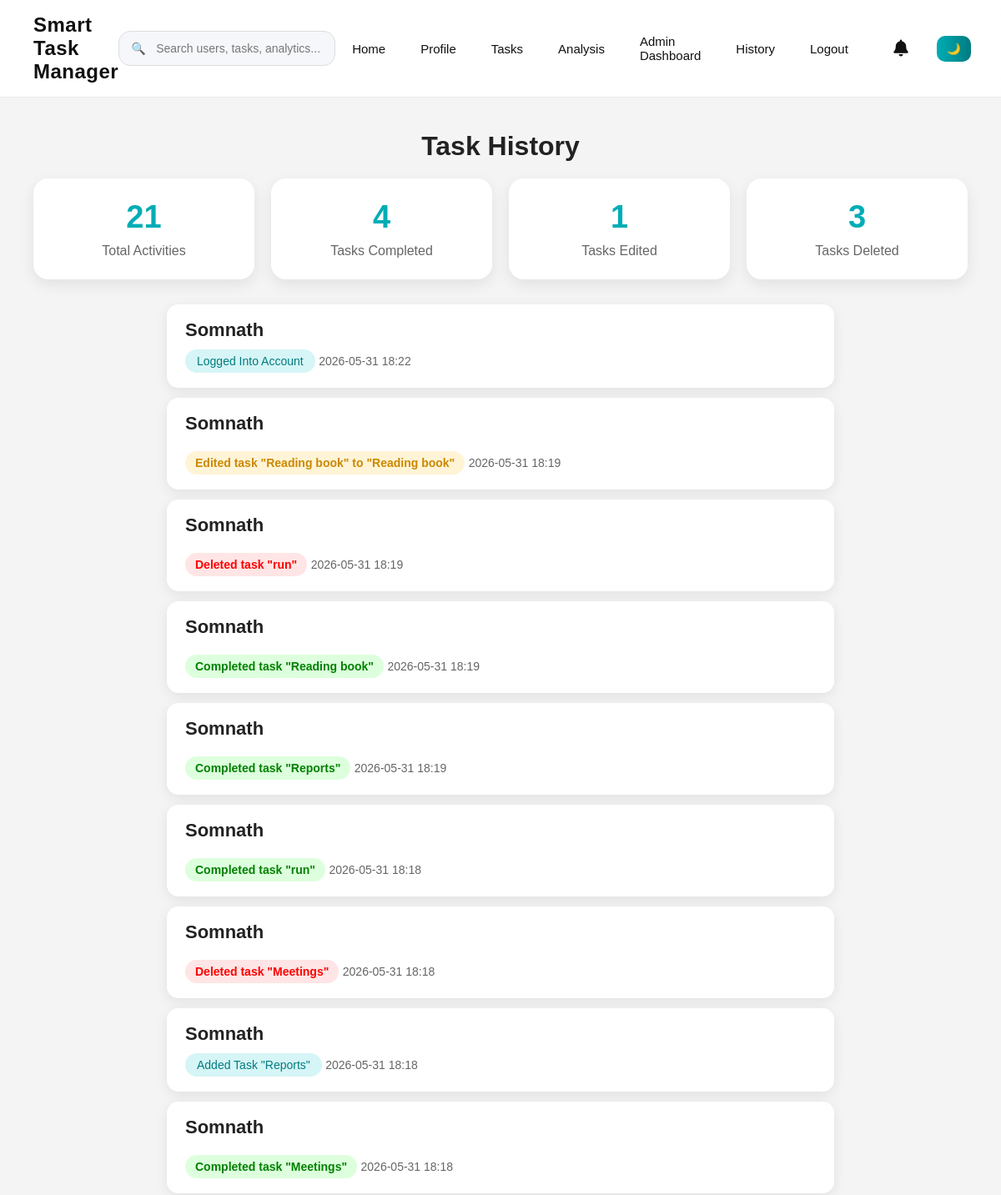
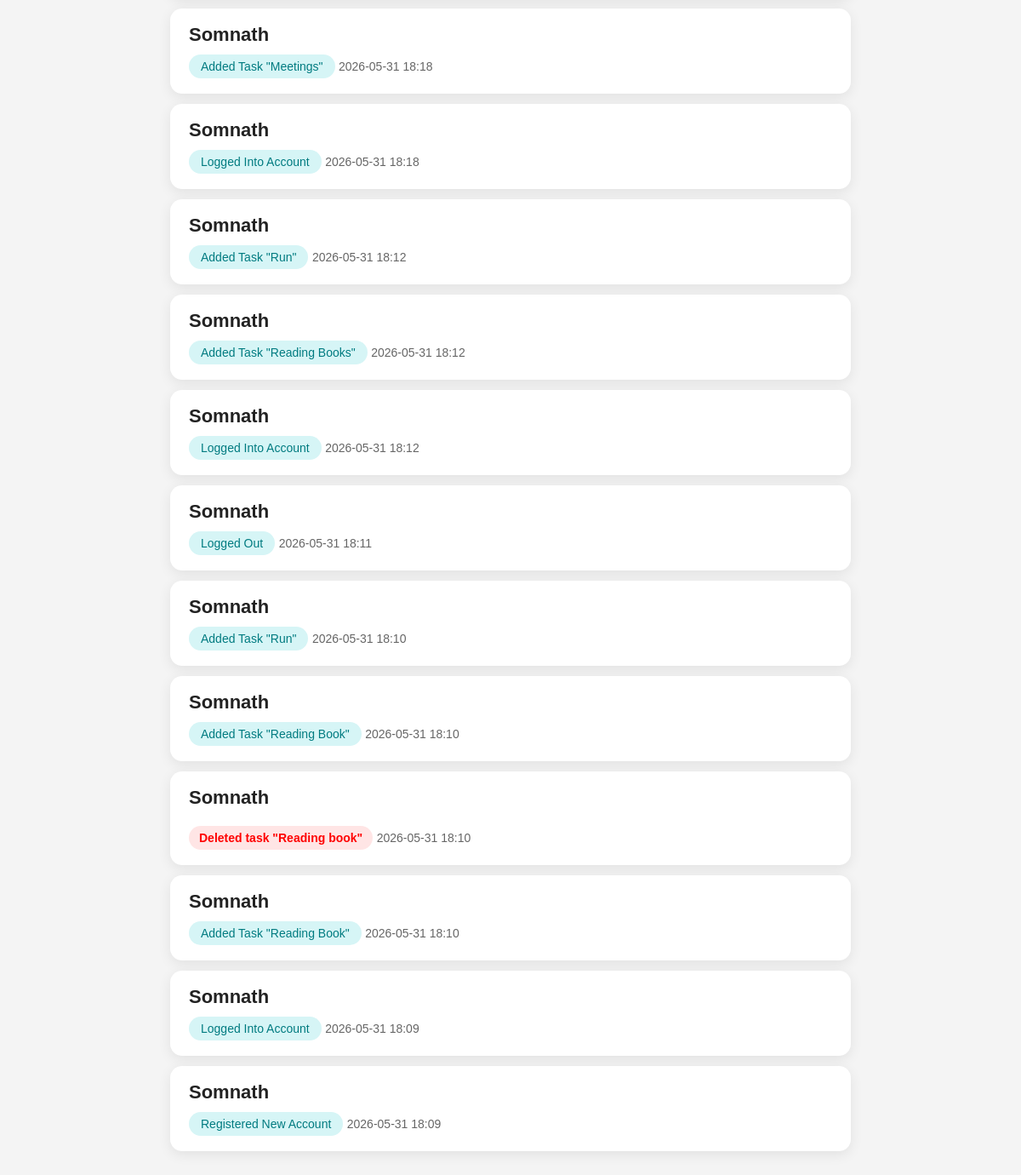
Screenshot of /history (signed in) with the database file from the repository (2 pictures, top to bottom).
### tables this page shows
CREATE TABLE history (
    id INTEGER PRIMARY KEY AUTOINCREMENT,
    username TEXT,
    action TEXT,
    created_at TEXT
);

### app.py (the view, shortened to what this page needs)
@app.route('/history')
def history():
    if 'user' not in session:
        return redirect('/login')
    conn = sqlite3.connect("data.db")
    c = conn.cursor()
    if session.get('role') == 'admin':
        c.execute("""
            SELECT username, action, created_at
            FROM history
            ORDER BY id DESC
        """)
    history_data = c.fetchall()
    total_logs = len(history_data)
    completed_count = len([
        x for x in history_data
        if "Completed" in x[1]
        ])
    deleted_count = len([
        x for x in history_data
        if "Deleted" in x[1]
        ])
    conn.close()
    edited_count = len([
        x for x in history_data
        if "Edited task" in x[1]
        ])
    return render_template(
    "history.html",
    history_data=history_data,
    total_logs=total_logs,
    completed_count=completed_count,
    deleted_count=deleted_count,
    edited_count=edited_count
)

### app.py (called while the page is built)
@app.context_processor
def notification_count():
    if 'user' not in session:
        return dict(unread_count=0)
    conn = sqlite3.connect("data.db")
    c = conn.cursor()
    c.execute("""
        SELECT COUNT(*)
        FROM notifications
        WHERE username=?
        AND is_read=0
    """, (session['user'],))
    count = c.fetchone()[0]
    conn.close()
    return dict(unread_count=count)

### templates/history.html
{% extends "base.html" %}
{% block content %}
<div class="tasks-page">
    <h1>Task History</h1>
    <div class="history-stats">
        <div class="history-stat-card">
            <h2>{{ total_logs }}</h2>
            <p>Total Activities</p>
        </div>
        <div class="history-stat-card">
            <h2>{{ completed_count }}</h2>
            <p>Tasks Completed</p>
        </div>
        <div class="history-stat-card">
            <h2>{{ edited_count }}</h2>
            <p>Tasks Edited</p>
        </div>
        <div class="history-stat-card">
            <h2>{{ deleted_count }}</h2>
            <p>Tasks Deleted</p>
        </div>
    </div>
    <div class="history-container">
        {% for item in history_data %}
        <div class="history-item">
            <div class="task-left">
                <h3>{{ item[0] }}</h3>
                <p class="
    {% if 'Completed' in item[1] %}completed-badge
    {% elif 'Deleted' in item[1] %}overdue-badge
    {% elif 'Edited' in item[1] %}pending-badge
    {% else %}role-badge
    {% endif %}
">
                    {{ item[1] }}
                </p>
                <small>{{ item[2] }}</small>
            </div>
        </div>
        {% endfor %}
    </div>
</div>
{% endblock %}

### templates/base.html (shortened to what this page needs)
<!DOCTYPE html>
<html lang="en">
<head>
    <link rel="stylesheet" href="{{ url_for('static', filename='style.css') }}">
    <link rel="stylesheet" href="https://cdnjs.cloudflare.com/ajax/libs/font-awesome/6.5.1/css/all.min.css">
</head>
<body>
    <nav>
        <div class="logo">
            Smart Task Manager
        </div>
        {% if session.get('user') %}
        <form action="/search" method="GET" class="navbar-search">
            <span class="search-icon">🔍</span>
            {% if session.get('role') == 'admin' %}
            <input type="text" name="query" class="navbar-search-input" placeholder="Search users, tasks, analytics..."
                required>
            {% else %}
            <input type="text" name="query" class="navbar-search-input" placeholder="Search tasks, reports..." required>
            {% endif %}
        </form>
        {% endif %}
        <div class="nav-links">
            <a href="/">Home</a>
            {% if session.get('user') %}
            <a href="/profile">Profile</a>
            <a href="/tasks">Tasks</a>
            <a href="/weekly-report">Analysis</a>
            {% if session.get('role') == 'admin' %}
            <a href="/admin">
                Admin Dashboard
            </a>
            {% endif %}
            <a href="/history">History</a>
            <a href="/logout">Logout</a>
            <div class="notification-menu">
                <a href="{{ url_for('notifications') }}" class="notification-link">
                    <i class="fa-solid fa-bell"></i>
                </a>
            </div>
            {% else %}
            <a href="/login">Login</a>
            <a href="/register">Register</a>
            {% endif %}
            <button id="darkToggle" class="dark-btn">🌙</button>
        </div>
    </nav>
    {% block content %}{% endblock %}
</body>
</html>

### static/style.css (style rules this page uses)
body, nav, .login-box, .task-item, .card, .stat-card, .extra-card, table, input, button { transition: background-color 0.3s ease, color 0.3s ease, border-color 0.3s ease; }
* { margin: 0; padding: 0; box-sizing: border-box; }
body { font-family: Arial, sans-serif; background-color: #f4f4f4; }
.logo { color: white; font-size: 24px; font-weight: bold; }
.nav-links a { color: white; text-decoration: none; margin-left: 20px; font-size: 16px; }
.tasks-page { padding: 40px; text-align: center; }
.tasks-page h1 { margin-bottom: 20px; color: #222; }
.role-badge { display: inline-block; background: #d6f5f6; color: #007b80; padding: 6px 14px; border-radius: 20px; font-size: 14px; text-transform: capitalize; }
.task-left { text-align: left; }
.task-left h3 { margin-bottom: 10px; color: #222; font-size: 22px; font-weight: 600; }
.task-left small { color: #666; font-size: 14px; }
.completed-badge { display: inline-block; margin-top: 10px; background: #ddffdd; color: green; padding: 6px 12px; border-radius: 20px; font-size: 14px; font-weight: bold; }
.pending-badge { display: inline-block; margin-top: 10px; background: #fff4d6; color: #cc8800; padding: 6px 12px; border-radius: 20px; font-size: 14px; font-weight: bold; }
.overdue-badge { display: inline-block; margin-top: 10px; background: #ffe5e5; color: red; padding: 6px 12px; border-radius: 20px; font-size: 14px; font-weight: bold; }
html { scroll-behavior: smooth; }
button, .hero-btn, .done-btn, .delete-btn { transition: all 0.3s ease; }
nav { position: sticky; top: 0; z-index: 1000; background: rgba(24, 24, 24, 0.92); backdrop-filter: blur(14px); -webkit-backdrop-filter: blur(14px); padding: 16px 40px; display: flex; align-items: center; justify-content: space-between; border-bottom: 1px solid rgba(255, 255, 255, 0.08); }
.logo { font-size: 24px; font-weight: 700; color: white; letter-spacing: 0.5px; }
.nav-links { display: flex; align-items: center; gap: 22px; }
.nav-links a { color: white; text-decoration: none; font-size: 15px; font-weight: 500; position: relative; transition: 0.3s ease; }
.navbar-search { position: relative; display: flex; align-items: center; }
.navbar-search-input { width: 260px; padding: 12px 18px 12px 44px; border-radius: 14px; border: 1px solid rgba(255, 255, 255, 0.12); background: rgba(255, 255, 255, 0.08); color: white; font-size: 14px; outline: none; transition: all 0.3s ease; }
.navbar-search-input::placeholder { color: rgba(255, 255, 255, 0.65); }
.search-icon { position: absolute; left: 15px; color: rgba(255, 255, 255, 0.7); font-size: 14px; }
.dark-btn { background: linear-gradient(90deg, #00adb5, #007b80); border: none; color: white; padding: 8px 12px; border-radius: 10px; cursor: pointer; transition: 0.3s ease; }
body:not(.dark) nav { background: rgba(255, 255, 255, 0.92); border-bottom: 1px solid rgba(0, 0, 0, 0.08); }
body:not(.dark) .logo, body:not(.dark) .nav-links a { color: #111; }
body:not(.dark) .navbar-search-input { background: #f5f7fa; color: #111; border: 1px solid #ddd; }
body:not(.dark) .navbar-search-input::placeholder { color: #777; }
body:not(.dark) .search-icon { color: #777; }
.history-container { max-width: 800px; margin: auto; }
.history-stats { display: flex; gap: 20px; margin-bottom: 30px; flex-wrap: wrap; }
.history-stat-card { flex: 1; min-width: 200px; background: white; padding: 25px; border-radius: 18px; text-align: center; box-shadow: 0 6px 18px rgba(0,0,0,0.08); transition: all 0.3s ease; }
.history-stat-card h2 { color: #00adb5; font-size: 38px; margin-bottom: 10px; }
.history-stat-card p { color: #666; }
.history-item { background: white; padding: 18px 22px; border-radius: 14px; margin: 12px 0; box-shadow: 0 4px 15px rgba(0,0,0,0.08); display: flex; flex-direction: column; gap: 6px; transition: all 0.3s ease; }
.notification-menu { position: relative; display: flex; align-items: center; }
.notification-link { position: relative; width: 42px; height: 42px; display: flex; align-items: center; justify-content: center; border-radius: 12px; text-decoration: none; color: inherit; transition: all 0.3s ease; }
.notification-link i { font-size: 20px; }

### rows the page displays
history: username "Somnath", action "Logged Into Account", created_at "2026-05-31 18:22"
history: username "Somnath", action "Edited task \"Reading book\" to \"Reading book\"", created_at "2026-05-31 18:19"
history: username "Somnath", action "Deleted task \"run\"", created_at "2026-05-31 18:19"
history: username "Somnath", action "Completed task \"Reading book\"", created_at "2026-05-31 18:19"
history: username "Somnath", action "Completed task \"Reports\"", created_at "2026-05-31 18:19"
history: username "Somnath", action "Completed task \"run\"", created_at "2026-05-31 18:18"
history: username "Somnath", action "Deleted task \"Meetings\"", created_at "2026-05-31 18:18"
history: username "Somnath", action "Added Task \"Reports\"", created_at "2026-05-31 18:18"
history: username "Somnath", action "Completed task \"Meetings\"", created_at "2026-05-31 18:18"
history: username "Somnath", action "Added Task \"Meetings\"", created_at "2026-05-31 18:18"
history: username "Somnath", action "Logged Into Account", created_at "2026-05-31 18:18"
history: username "Somnath", action "Added Task \"run\"", created_at "2026-05-31 18:12"
history: username "Somnath", action "Added Task \"Reading Books\"", created_at "2026-05-31 18:12"
history: username "Somnath", action "Logged Into Account", created_at "2026-05-31 18:12"
history: username "Somnath", action "Logged Out", created_at "2026-05-31 18:11"
history: username "Somnath", action "Added Task \"run\"", created_at "2026-05-31 18:10"
history: username "Somnath", action "Added Task \"Reading Book\"", created_at "2026-05-31 18:10"
history: username "Somnath", action "Deleted task \"Reading book\"", created_at "2026-05-31 18:10"
history: username "Somnath", action "Added Task \"Reading Book\"", created_at "2026-05-31 18:10"
history: username "Somnath", action "Logged Into Account", created_at "2026-05-31 18:09"
history: username "Somnath", action "Registered New Account", created_at "2026-05-31 18:09"

### other values shown
{{ total_logs }} "21"
{{ completed_count }} "4"
{{ edited_count }} "1"
{{ deleted_count }} "3"
